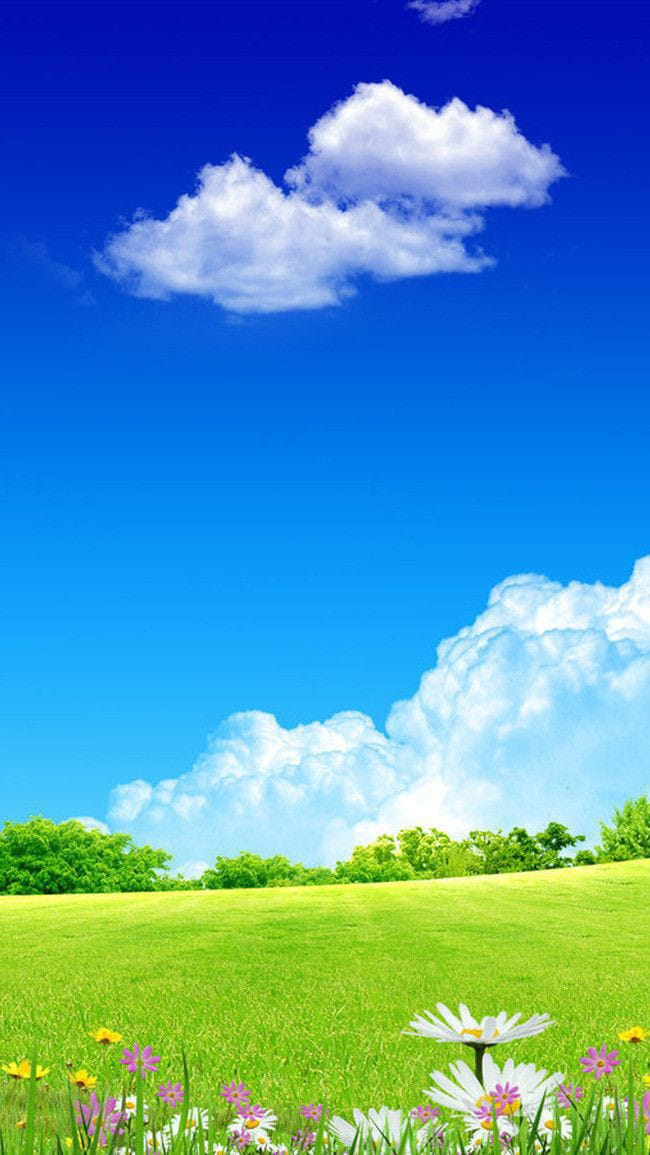
#> input picture DIP-Lab03/img.jpeg, 650 x 1155 px
$ jupyter execute Lab03.ipynb
#> lines starting #> are read from the running program, lines starting #| are printed output that depends on the picture; after the words box and inside, x2 and y2 are one past the last pixel; in counts of white or black regions, pixels touching at a corner belong together
# Import libraries

[cell 1]
import numpy as np
import cv2
import matplotlib.pyplot as plt

print("NumPy Version:", np.__version__)
print("OpenCV Version:", cv2.__version__)
print("Libraries imported successfully!")

# Loading image

[cell 2]
# Load original colour image
color_img = cv2.imread("img.jpeg")
#> color_img is the input picture: shape (1155, 650, 3); mean B, G, R 180.5, 149, 81.1

if color_img is None:
    raise FileNotFoundError("Image not found. Check the file name.")

# Convert BGR to RGB for correct colour display
color_img = cv2.cvtColor(color_img, cv2.COLOR_BGR2RGB)

print("Colour Image Shape:", color_img.shape)
#| Colour Image Shape: (1155, 650, 3)
print("Colour Image Data Type:", color_img.dtype)
#| Colour Image Data Type: uint8

plt.figure(figsize=(7, 5))
plt.imshow(color_img)
plt.title("Original Colour Image")
plt.axis("off")
plt.show()

# Grayscale image

[cell 3]
# Convert colour image into grayscale

img = cv2.imread("img.jpeg", cv2.IMREAD_GRAYSCALE)

if img is None:
    raise FileNotFoundError("Image not found. Check img.jpeg file.")

if img.dtype != np.uint8:
    raise ValueError("Image must be 8-bit grayscale.")

original = img.copy()

print("Grayscale Image Shape:", img.shape)
#| Grayscale Image Shape: (1155, 650)
print("Image Data Type:", img.dtype)
#| Image Data Type: uint8
print("Minimum Intensity:", img.min())
#| Minimum Intensity: 3
print("Maximum Intensity:", img.max())
#| Maximum Intensity: 255

plt.figure(figsize=(6, 6))
plt.imshow(original, cmap="gray", vmin=0, vmax=255)
plt.title("Original Grayscale Image")
plt.axis("off")
plt.show()

# Brighteness adjustment

[cell 4]
# DRY RUN
pixels = [30, 80, 128, 180, 240]

print("DRY RUN - Brightness Increase")
for r in pixels:
    raw = r + 40
    print(r, "+ 40 =", raw, "Final =", min(raw, 255))

print("\nDRY RUN - Brightness Decrease")
for r in pixels:
    raw = r - 40
    print(r, "- 40 =", raw, "Final =", max(raw, 0))

# Task 1: Brightness Adjustment

# Increase brightness by 40
bright_img = np.clip(original.astype(np.int16) + 40, 0, 255).astype(np.uint8)

# Decrease brightness by 40
dark_img = np.clip(original.astype(np.int16) - 40, 0, 255).astype(np.uint8)

# Increase brightness using nested loops
loop_img = original.copy()

for i in range(loop_img.shape[0]):
    for j in range(loop_img.shape[1]):
        loop_img[i, j] = min(int(original[i, j]) + 40, 255)

print("T1a: Original Image Shape:", original.shape)
#| T1a: Original Image Shape: (1155, 650)
print("T1b: Brightness increased by 40")
print("T1c: Brightness decreased by 40")
print("T1d: Nested loop brightness adjustment completed")

plt.figure(figsize=(12, 8))

plt.subplot(2, 2, 1)
plt.imshow(original, cmap="gray", vmin=0, vmax=255)
plt.title("Original Image")
plt.axis("off")

plt.subplot(2, 2, 2)
plt.imshow(bright_img, cmap="gray", vmin=0, vmax=255)
plt.title("Brightness +40")
plt.axis("off")

plt.subplot(2, 2, 3)
plt.imshow(dark_img, cmap="gray", vmin=0, vmax=255)
plt.title("Brightness -40")
plt.axis("off")

plt.subplot(2, 2, 4)
plt.imshow(loop_img, cmap="gray", vmin=0, vmax=255)
plt.title("Nested Loop +40")
plt.axis("off")

plt.tight_layout()
plt.show()

# Linear Contrast Enhancement

[cell 5]
# DRY RUN
pixels = [30, 80, 128, 180, 240]

print("DRY RUN - Linear Contrast")
for r in pixels:
    raw = 1.5 * r
    print(f"{r} x 1.5 = {raw}, Final = {int(np.clip(raw, 0, 255))}")
# Task 2: Linear Contrast Enhancement

alpha = 1.5
beta = 0

contrast_zero = np.clip(
    alpha * original.astype(np.float32) + beta,
    0, 255
).astype(np.uint8)

print("T2a: Contrast Factor:", alpha)
print("T2b: Brightness Offset:", beta)
print("T2c: Linear contrast enhancement completed.")

plt.figure(figsize=(10, 5))

plt.subplot(1, 2, 1)
plt.imshow(original, cmap="gray", vmin=0, vmax=255)
plt.title("Original Image")
plt.axis("off")

plt.subplot(1, 2, 2)
plt.imshow(contrast_zero, cmap="gray", vmin=0, vmax=255)
plt.title("Linear Contrast (α=1.5)")
plt.axis("off")

plt.tight_layout()
plt.show()

# Centered Contrast Enhancement

[cell 6]
# DRY RUN
pixels = [30, 80, 128, 180, 240]

for alpha in [1.5, 0.5]:
    print(f"\nDRY RUN - Alpha = {alpha}")
    for r in pixels:
        raw = (r - 128) * alpha + 128
        print(f"Pixel {r}: Raw = {raw}, Final = {int(np.clip(raw, 0, 255))}")
# Task 3: Centered Contrast Enhancement

contrast_15 = np.clip(
    (original.astype(np.float32) - 128) * 1.5 + 128,
    0, 255
).astype(np.uint8)

contrast_05 = np.clip(
    (original.astype(np.float32) - 128) * 0.5 + 128,
    0, 255
).astype(np.uint8)

print("T3a: Contrast increased with alpha = 1.5")
print("T3b: Contrast decreased with alpha = 0.5")
print("T3c: Centered contrast enhancement completed.")

plt.figure(figsize=(12, 5))

plt.subplot(1, 3, 1)
plt.imshow(original, cmap="gray", vmin=0, vmax=255)
plt.title("Original Image")
plt.axis("off")

plt.subplot(1, 3, 2)
plt.imshow(contrast_15, cmap="gray", vmin=0, vmax=255)
plt.title("Centered Contrast α=1.5")
plt.axis("off")

plt.subplot(1, 3, 3)
plt.imshow(contrast_05, cmap="gray", vmin=0, vmax=255)
plt.title("Centered Contrast α=0.5")
plt.axis("off")

plt.tight_layout()
plt.show()

# Image Negative

[cell 7]
# DRY RUN
pixels = [30, 80, 128, 180, 240]

print("DRY RUN - Image Negative")
negative_pixels = []

for r in pixels:
    result = 255 - r
    negative_pixels.append(result)
    print(f"255 - {r} = {result}")

print("\nNegative Applied Twice")
for r in negative_pixels:
    print(f"255 - {r} = {255 - r}")# Task 4: Image Negative Transformation

negative_img = 255 - original

# Apply negative transformation again
recovered_img = 255 - negative_img

print("T4a: Negative transformation completed.")
print("T4b: Negative transformation applied twice.")

print("T4c: Original and recovered images are identical:",
      np.array_equal(original, recovered_img))
#| T4c: Original and recovered images are identical: True

plt.figure(figsize=(12, 5))

plt.subplot(1, 3, 1)
plt.imshow(original, cmap="gray", vmin=0, vmax=255)
plt.title("Original Image")
plt.axis("off")

plt.subplot(1, 3, 2)
plt.imshow(negative_img, cmap="gray", vmin=0, vmax=255)
plt.title("Negative Image")
plt.axis("off")

plt.subplot(1, 3, 3)
plt.imshow(recovered_img, cmap="gray", vmin=0, vmax=255)
plt.title("Negative Applied Twice")
plt.axis("off")

plt.tight_layout()
plt.show()

# Gamma Correction

[cell 8]
# DRY RUN
pixels = [0, 64, 128, 192, 255]

for gamma in [0.5, 2.0]:
    print(f"\nDRY RUN - Gamma = {gamma}")
    for r in pixels:
        raw = 255 * (r / 255) ** gamma
        print(f"Pixel = {r}, Raw = {raw:.4f}, Final = {int(raw)}")
# Task 5: Gamma Correction

normalized = original.astype(np.float64) / 255

gamma_05 = (255 * normalized**0.5).astype(np.uint8)
gamma_20 = (255 * normalized**2.0).astype(np.uint8)
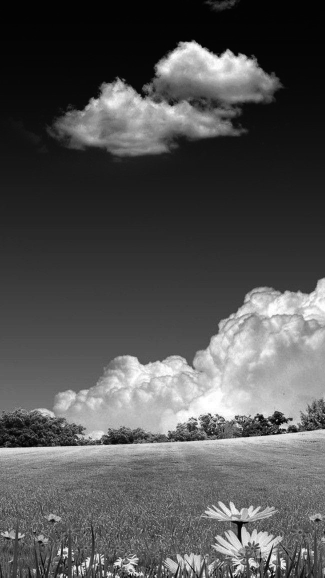
#> gamma_20: shape (1155, 650) (shown at 1/2 size); min 0, max 255, mean 82.9

print("T5a: Gamma 0.5 applied successfully.")
print("T5b: Gamma 2.0 applied successfully.")

plt.figure(figsize=(12, 5))

plt.subplot(1, 3, 1)
plt.imshow(original, cmap="gray", vmin=0, vmax=255)
plt.title("Original Image")
plt.axis("off")

plt.subplot(1, 3, 2)
plt.imshow(gamma_05, cmap="gray", vmin=0, vmax=255)
plt.title("Gamma 0.5")
plt.axis("off")

plt.subplot(1, 3, 3)
plt.imshow(gamma_20, cmap="gray", vmin=0, vmax=255)
plt.title("Gamma 2.0")
plt.axis("off")

plt.tight_layout()
plt.show()

# Image Histogram

[cell 9]
# DRY RUN
A = np.array([
    [0, 50, 50, 100],
    [100, 150, 200, 255]
])

values, counts = np.unique(A, return_counts=True)

print("DRY RUN - Histogram")
for value, count in zip(values, counts):
    print(
        "Intensity:", value,
        "Frequency:", count,
        "Probability:", count / A.size
    )

print("Total Pixels:", A.size)
# Task 6: Image Histogram

hist = cv2.calcHist([original], [0], None, [256], [0, 256])
#> hist = 256 values, max 10508 at index 34, min 0 at index 0, mean 2932.6

print("T6a: Histogram Shape:", hist.shape)
#| T6a: Histogram Shape: (256, 1)
print("T6b: Total Number of Pixels:", original.size)
#| T6b: Total Number of Pixels: 750750
print("T6c: Dark Pixels (0-85):", int(hist[:86].sum()))
#| T6c: Dark Pixels (0-85): 191244
print("T6d: Medium Pixels (86-170):", int(hist[86:171].sum()))
#| T6d: Medium Pixels (86-170): 343190
print("T6e: Bright Pixels (171-255):", int(hist[171:].sum()))
#| T6e: Bright Pixels (171-255): 216316

plt.figure(figsize=(10, 5))
plt.plot(hist)
plt.title("Grayscale Image Histogram")
plt.xlabel("Pixel Intensity")
plt.ylabel("Frequency")
plt.xlim([0, 256])
plt.grid()
plt.show()

# Global Histogram Equalization

[cell 10]
# DRY RUN
pixels = [50, 50, 100, 150]

values, counts = np.unique(pixels, return_counts=True)
cdf = np.cumsum(counts) / len(pixels)
cdf_min = cdf[0]

print("DRY RUN - Histogram Equalization")

for value, count, cumulative in zip(values, counts, cdf):
    method1 = int(np.floor(255 * cumulative + 0.5))
    method2 = int(np.floor(
        255 * (cumulative - cdf_min) / (1 - cdf_min) + 0.5
    ))

    print(
        f"Intensity: {value}, Frequency: {count}, "
        f"CDF: {cumulative:.2f}, "
        f"Method 1: {method1}, Method 2: {method2}"
    )

# Task 7: Global Histogram Equalization

equalized_img = cv2.equalizeHist(original)
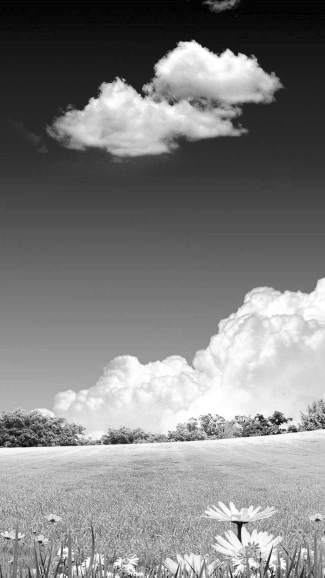
#> equalized_img: shape (1155, 650) (shown at 1/2 size); min 0, max 255, mean 128.2

print("T7a: Original Image Shape:", original.shape)
#| T7a: Original Image Shape: (1155, 650)
print("T7b: Equalized Image Shape:", equalized_img.shape)
#| T7b: Equalized Image Shape: (1155, 650)
print("T7c: Histogram Equalization completed successfully.")

plt.figure(figsize=(12, 8))

plt.subplot(2, 2, 1)
plt.imshow(original, cmap="gray", vmin=0, vmax=255)
plt.title("Original Grayscale Image")
plt.axis("off")

plt.subplot(2, 2, 2)
plt.imshow(equalized_img, cmap="gray", vmin=0, vmax=255)
plt.title("Equalized Image")
plt.axis("off")

plt.subplot(2, 2, 3)
plt.hist(original.ravel(), bins=256, range=(0, 256))
plt.title("Original Histogram")
plt.xlabel("Pixel Intensity")
plt.ylabel("Frequency")

plt.subplot(2, 2, 4)
plt.hist(equalized_img.ravel(), bins=256, range=(0, 256))
plt.title("Equalized Histogram")
plt.xlabel("Pixel Intensity")
plt.ylabel("Frequency")

plt.tight_layout()
plt.show()
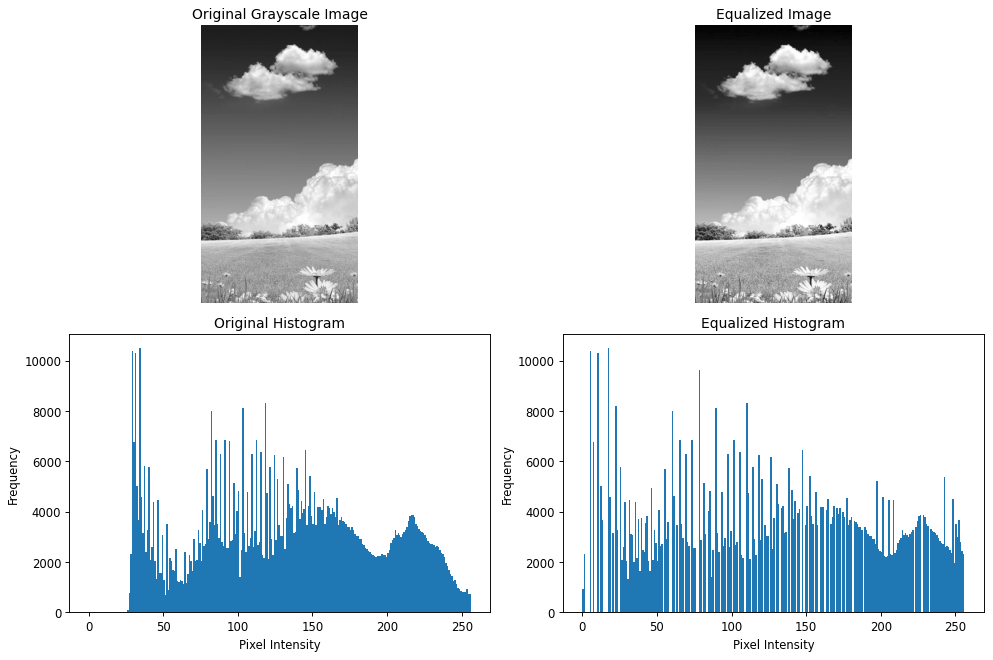
#> figure drawn by matplotlib, 4 panels; panel 3: tallest bar 10508 high, from x = 34 to 35; panel 4: tallest bar 10508 high, from x = 17 to 18

# CLAHE

[cell 11]
# DRY RUN
histogram_sample = np.array([6, 2, 0, 0], dtype=float)
clip_limit = 4

clipped = np.minimum(histogram_sample, clip_limit)
excess = np.sum(histogram_sample - clipped)
redistributed = clipped + excess / len(clipped)
cdf = np.cumsum(redistributed) / np.sum(redistributed)

print("DRY RUN - CLAHE")
print("Original Histogram:", histogram_sample)
print("Clipped Histogram:", clipped)
print("Excess:", excess)
print("Redistributed Histogram:", redistributed)
print("New CDF:", cdf)

# Task 8: CLAHE

clahe = cv2.createCLAHE(
    clipLimit=2.0,
    tileGridSize=(8, 8)
)

clahe_img = clahe.apply(original)
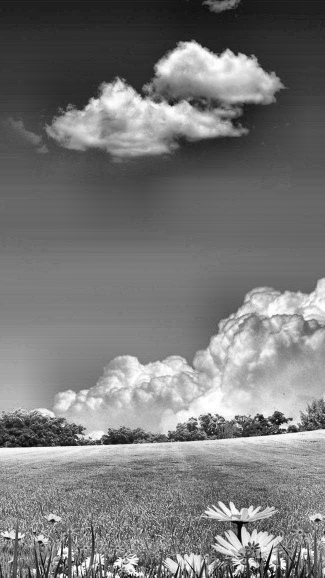
#> clahe_img: shape (1155, 650) (shown at 1/2 size); min 0, max 255, mean 120

print("T8a: Clip Limit:", 2.0)
print("T8b: Tile Grid Size:", (8, 8))
print("T8c: CLAHE applied successfully.")

plt.figure(figsize=(10, 5))

plt.subplot(1, 2, 1)
plt.imshow(original, cmap="gray", vmin=0, vmax=255)
plt.title("Original Grayscale Image")
plt.axis("off")

plt.subplot(1, 2, 2)
plt.imshow(clahe_img, cmap="gray", vmin=0, vmax=255)
plt.title("CLAHE Enhanced Image")
plt.axis("off")

plt.tight_layout()
plt.show()

# Fixed Thresholding

[cell 12]
# DRY RUN
pixels = [0, 80, 127, 128, 180, 255]

for T in [127, 180]:
    output = [255 if r > T else 0 for r in pixels]

    print(f"\nDRY RUN - Threshold = {T}")
    print("Input:", pixels)
    print("Output:", output)
    print("White Pixel Count:", output.count(255))
# Task 9: Fixed Thresholding

# Threshold value 127
_, binary_img = cv2.threshold(
    original, 127, 255, cv2.THRESH_BINARY
)
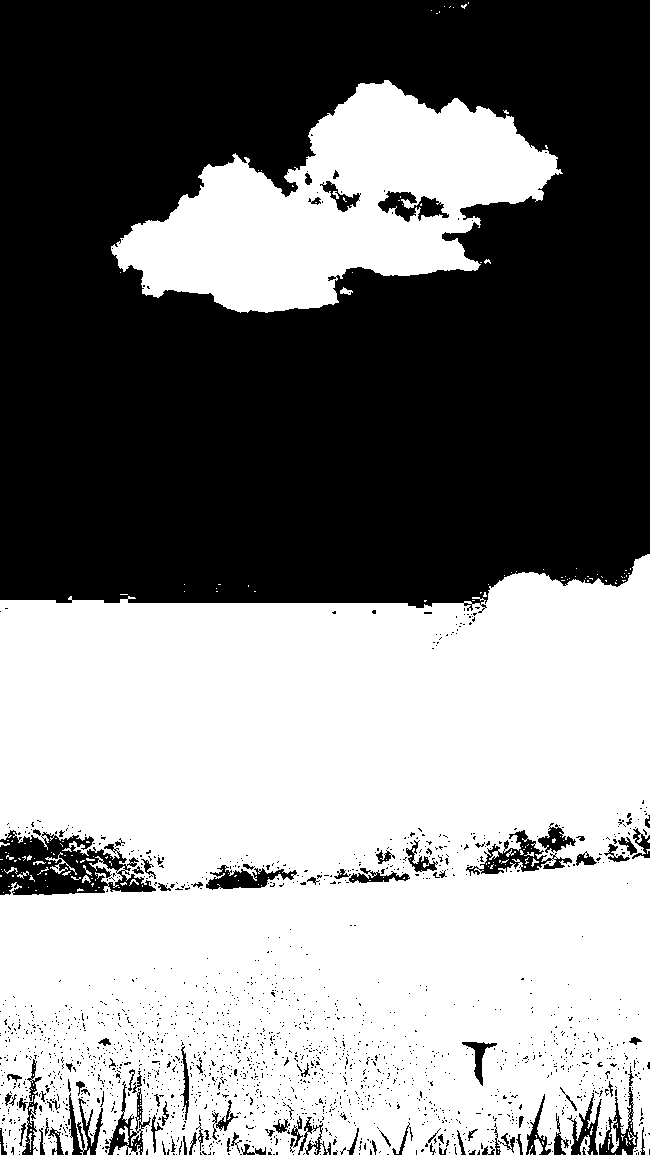
#> binary_img: shape (1155, 650); 52.3% white; 1817 black regions (1710 under 20 px), largest, box (x1, y1, x2, y2) and area: (0, 0, 650, 613) 332222, (0, 830, 156, 895) 5704, (466, 830, 572, 876) 1450

# Threshold value 180
_, binary_180 = cv2.threshold(
    original, 180, 255, cv2.THRESH_BINARY
)
#> binary_180: shape (1155, 650); 24.4% white; 3315 white regions (3167 under 20 px), largest, box (x1, y1, x2, y2) and area: (19, 556, 650, 885) 92618, (0, 858, 650, 962) 29268, (142, 156, 435, 304) 17992

print("T9a: Threshold 127 applied successfully.")
print("T9b: Threshold 180 applied successfully.")

plt.figure(figsize=(12, 5))

plt.subplot(1, 3, 1)
plt.imshow(original, cmap="gray", vmin=0, vmax=255)
plt.title("Original Grayscale Image")
plt.axis("off")

plt.subplot(1, 3, 2)
plt.imshow(binary_img, cmap="gray", vmin=0, vmax=255)
plt.title("Fixed Threshold T=127")
plt.axis("off")

plt.subplot(1, 3, 3)
plt.imshow(binary_180, cmap="gray", vmin=0, vmax=255)
plt.title("Fixed Threshold T=180")
plt.axis("off")

plt.tight_layout()
plt.show()

# Otsu Thresholding

[cell 13]
# DRY RUN
pixels = np.array([0, 1, 4, 5])
scores = []

print("DRY RUN - Otsu Thresholding")

for T in range(5):
    class0 = pixels[pixels <= T]
    class1 = pixels[pixels > T]

    if len(class0) == 0 or len(class1) == 0:
        score = 0
        w0 = len(class0) / len(pixels)
        w1 = len(class1) / len(pixels)
        mean0 = np.mean(class0) if len(class0) else 0
        mean1 = np.mean(class1) if len(class1) else 0
    else:
        w0 = len(class0) / len(pixels)
        w1 = len(class1) / len(pixels)
        mean0 = np.mean(class0)
        mean1 = np.mean(class1)
        score = w0 * w1 * (mean0 - mean1) ** 2

    scores.append(score)

    print(
        f"T={T}, Weight 0={w0:.2f}, Weight 1={w1:.2f}, "
        f"Mean 0={mean0:.2f}, Mean 1={mean1:.2f}, "
        f"Score={score:.4f}"
    )

best_threshold = scores.index(max(scores))

print("Selected Dry Run Threshold:", best_threshold)
print("Dry Run Output:", [
    255 if r > best_threshold else 0 for r in pixels
])
# Task 10: Otsu Thresholding

otsu_threshold, otsu_img = cv2.threshold(
    original,
    0,
    255,
    cv2.THRESH_BINARY + cv2.THRESH_OTSU
)
#> otsu_img: shape (1155, 650); 49.8% white; 306 white regions (277 under 20 px), largest, box (x1, y1, x2, y2) and area: (0, 554, 650, 1155) 319737, (111, 80, 561, 312) 52031, (609, 1123, 619, 1153) 109
#> otsu_threshold = 132

print("T10a: Otsu Threshold Value:", otsu_threshold)
#| T10a: Otsu Threshold Value: 132.0
print("T10b: Otsu Thresholding completed successfully.")

plt.figure(figsize=(12, 5))

plt.subplot(1, 3, 1)
plt.imshow(original, cmap="gray", vmin=0, vmax=255)
plt.title("Original Grayscale Image")
plt.axis("off")

plt.subplot(1, 3, 2)
plt.imshow(binary_img, cmap="gray", vmin=0, vmax=255)
plt.title("Fixed Threshold (127)")
plt.axis("off")

plt.subplot(1, 3, 3)
plt.imshow(otsu_img, cmap="gray", vmin=0, vmax=255)
plt.title("Otsu Threshold")
plt.axis("off")

plt.tight_layout()
plt.show()

# Adaptive Guassian Thresholding

[cell 14]
# DRY RUN
A = np.array([
    [100, 100, 100],
    [100, 120, 140],
    [140, 140, 140]
])

weights = np.array([
    [1, 2, 1],
    [2, 4, 2],
    [1, 2, 1]
])

weighted_sum = np.sum(A * weights)
total_weights = np.sum(weights)

mean = weighted_sum / total_weights
C = 2
T = mean - C

center_pixel = A[1, 1]
output = 255 if center_pixel > T else 0
equal_output = 255 if T > T else 0

print("DRY RUN - Adaptive Gaussian")
print("Weighted Sum:", weighted_sum)
print("Total Weights:", total_weights)
print("Weighted Mean:", mean)
print("Threshold:", T)
print("Center Pixel:", center_pixel)
print("Center Pixel Output:", output)
print("Pixel Equal to Threshold Output:", equal_output)
# Task 11: Adaptive Gaussian Thresholding

adaptive_img = cv2.adaptiveThreshold(
    original,
    255,
    cv2.ADAPTIVE_THRESH_GAUSSIAN_C,
    cv2.THRESH_BINARY,
    11,
    2
)
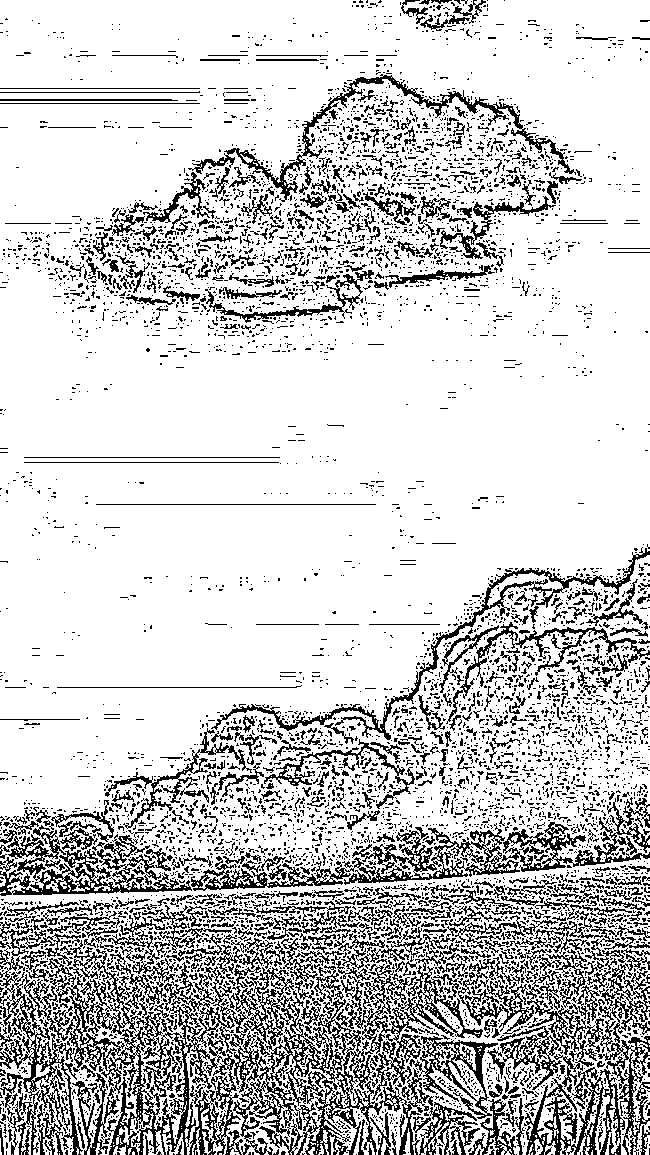
#> adaptive_img: shape (1155, 650); 80% white; black in thin lines or dots

print("T11a: Block Size:", 11)
print("T11b: Constant C:", 2)
print("T11c: Adaptive Gaussian Thresholding completed.")

plt.figure(figsize=(10, 5))

plt.subplot(1, 2, 1)
plt.imshow(original, cmap="gray", vmin=0, vmax=255)
plt.title("Original Grayscale Image")
plt.axis("off")

plt.subplot(1, 2, 2)
plt.imshow(adaptive_img, cmap="gray", vmin=0, vmax=255)
plt.title("Adaptive Gaussian Threshold")
plt.axis("off")

plt.tight_layout()
plt.show()

## Saving All Generated Images

In this section, all original and processed images are saved separately in PNG format for future use.

[cell 15]
# Save All Generated Images

all_images = {
    "01_Original_Colour.png": cv2.cvtColor(color_img, cv2.COLOR_RGB2BGR),
    "02_Original_Grayscale.png": original,
    "03_Brightness_Plus_40.png": bright_img,
    "04_Brightness_Minus_40.png": dark_img,
    "05_Linear_Contrast.png": contrast_zero,
    "06_Centered_Contrast_1_5.png": contrast_15,
    "07_Centered_Contrast_0_5.png": contrast_05,
    "08_Negative.png": negative_img,
    "09_Gamma_0_5.png": gamma_05,
    "10_Gamma_2_0.png": gamma_20,
    "11_Global_Equalization.png": equalized_img,
    "12_CLAHE.png": clahe_img,
    "13_Fixed_Threshold.png": binary_img,
    "14_Otsu_Threshold.png": otsu_img,
    "15_Adaptive_Gaussian.png": adaptive_img
}

for filename, image in all_images.items():
    cv2.imwrite(filename, image)
#> this loop made 15 passes
#> filename on passes 1 to 8: '01_Original_Colour.png', '02_Original_Grayscale.png', '03_Brightness_Plus_40.png', '04_Brightness_Minus_40.png', '05_Linear_Contrast.png', '06_Centered_Contrast_1_5.png', '07_Centered_Contrast_0_5.png', '08_Negative.png'

print("All 15 images saved successfully!")
print("Total images saved:", len(all_images))
#| Total images saved: 15
